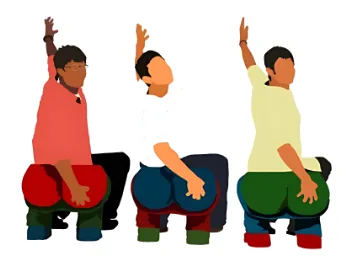
#> input picture src/stickers/photo/all-is-well.webp, 352 x 271 px
$ python -i import_prices.py   (imports and definitions only)
#> lines starting #> are read from the running program, lines starting #| are printed output that depends on the picture; after the words box and inside, x2 and y2 are one past the last pixel; in counts of white or black regions, pixels touching at a corner belong together
#> further down, picture is the input picture: PIL image 352x271 RGBA; mean R, G, B, A 207.3, 193, 184.6, 180.8
"""Copy each sticker's price (and product name) from GLOOD's live VentureAdda listing.

Run from the repo root:  python scripts/import_prices.py

On VentureAdda every GLOOD product already has its price, and the price is the size band:
Rs 20 = Small (1 to 2 in), Rs 30 = Medium (2 to 3 in), Rs 50 = Large (3+ in). This script:
  1. Reads the public GLOOD menu from VentureAdda's Firestore (menu items are world-readable by
     design, it is a price list; no key or login needed).
  2. Downloads each product photo and matches it to a sticker in src/stickers/photo/ by picture,
     one product per sticker, strongest matches first.
  3. Adds any VentureAdda product that has no sticker file here yet (same clean-up as
     process_assets.py: background removed, die-cut border, WebP) as a hand-added sticker.
  4. Writes src/stickers/sizes.json (slug -> band, price, and the VentureAdda product name and id)
     and .logo-work/va-matches.jpg, every pair side by side for checking by eye.

The site uses the VentureAdda product name as each sticker's title, so both shops match.

Needs Pillow and numpy.
"""

import json
import re
import sys
import urllib.request
from concurrent.futures import ThreadPoolExecutor
from pathlib import Path

import numpy as np
from PIL import Image, ImageDraw, ImageFont

sys.path.insert(0, str(Path(__file__).resolve().parent))
from process_assets import optimise  # noqa: E402  (same clean-up as every other photo sticker)

ROOT = Path(__file__).resolve().parent.parent
PHOTO_DIR = ROOT / "src" / "stickers" / "photo"
WORK = ROOT / ".logo-work" / "va-photos"
OUT = ROOT / "src" / "stickers" / "sizes.json"
SHEET = ROOT / ".logo-work" / "va-matches.jpg"

PROJECT = "ventureadda"
GLOOD_VENTURE_ID = "3KHid4o2sqQ4J49cE2dV"
RUN_QUERY = f"https://firestore.googleapis.com/v1/projects/{PROJECT}/databases/(default)/documents:runQuery"
PRICE_TO_BAND = {20: "s", 30: "m", 50: "l"}
MIN_SIMILARITY = 0.80  # below this a pair is reported for a manual look, not trusted
# VentureAdda menu sections -> site filters (for products added from VentureAdda).
CATEGORY_MAP = {"Memes & Gaming": "memes", "F1, Cars & Car Logos": "racing", "F1": "racing", "Music & Artists": "music",
                "Sports": "sports", "Anime": "anime", "TV Shows & Movies": "screen", "Marvel & DC": "heroes"}
N = 40                 # descriptor side in pixels


# [25 lines left out: functions fetch_menu, download, not called in this run]


def descriptor(img: Image.Image) -> np.ndarray:
    """Content on white, cropped to its ink, padded square, shrunk, mean-removed and normalised."""
    rgba = img.convert("RGBA")
    white = Image.new("RGBA", rgba.size, (255, 255, 255, 255))
#> white: PIL image 352x271 RGBA; every value is 255
    white.alpha_composite(rgba)
    rgb = white.convert("RGB")
    a = np.asarray(rgb).astype(np.int16)
    ink = a.min(axis=2) < 235
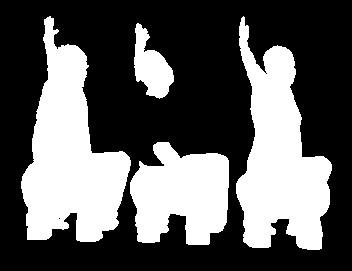
#> ink: shape (271, 352) bool; 36.4% white; 4 white regions, box (x1, y1, x2, y2) and area: (21, 16, 131, 242) 13231, (236, 16, 332, 250) 12366, (130, 142, 229, 245) 7489, (134, 23, 174, 99) 1671
    ys, xs = np.nonzero(ink)
    if len(xs):
        rgb = rgb.crop((xs.min(), ys.min(), xs.max() + 1, ys.max() + 1))
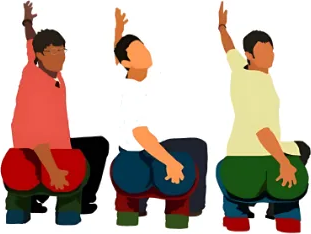
#> rgb: PIL image 311x234 RGB; mean R, G, B 192.5, 173.8, 162.8
    side = max(rgb.size)
#> side = 311
    square = Image.new("RGB", (side, side), (255, 255, 255))
#> square: PIL image 311x311 RGB; every value is 255
    square.paste(rgb, ((side - rgb.width) // 2, (side - rgb.height) // 2))
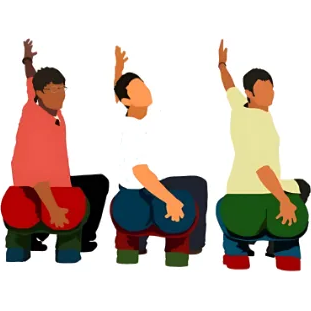
#> square: PIL image 311x311 RGB; mean R, G, B 207.9, 193.9, 185.6
    v = np.asarray(square.resize((N, N), Image.LANCZOS)).astype(np.float32).ravel()
#> v = 4800 values, max 255 at index 0, min 0 at index 1365, mean 195
    v -= v.mean()
#> v = 4800 values, max 60.01 at index 0, min -195 at index 1365, mean 8.14e-06
    return v / (np.linalg.norm(v) + 1e-6)


# [84 lines left out: function main, not called in this run]


# [2 lines not run here, left out]

>>> from PIL import Image
>>> picture = Image.open('../src/stickers/photo/all-is-well.webp')
>>> result = descriptor(picture)
#> result = 4800 values, max 0.00986 at index 0, min -0.032 at index 1365, mean 5.96e-10

$ run again, on src/stickers/photo/checkered-flags.webp
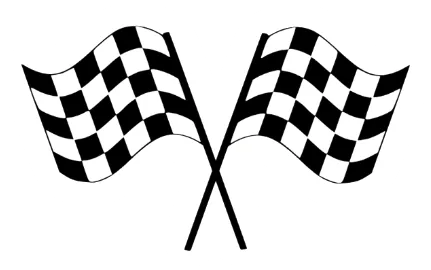
#> input picture src/stickers/photo/checkered-flags.webp, 431 x 270 px
#> picture is the input picture: PIL image 431x270 RGBA; mean R, G, B, A 211.7, 211.7, 211.7, 157.4
#> in descriptor, `ink = a.min(axis=2) < 235`:
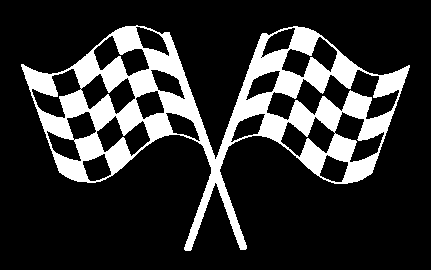
#> ink: shape (270, 431) bool; 19% white; 1 white region, box (x1, y1, x2, y2) and area: (21, 25, 410, 251) 22122
#> in descriptor, `square.paste(rgb, ((side - rgb.width) // 2, (side - rgb.height) // 2))`:
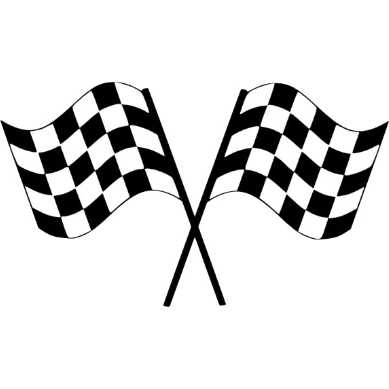
#> square: PIL image 389x389 RGB; mean R, G, B 221.7, 221.7, 221.7
#> in descriptor, `v = np.asarray(square.resize((N, N), Image.LANCZOS)).astype(np.float32..`: v = 4800 values, max 255 at index 0, min 0 at index 1110, mean 221
#> in descriptor, `v -= v.mean()`: v = 4800 values, max 34.03 at index 0, min -221 at index 1110, mean -5.7e-06
#> result = 4800 values, max 0.00702 at index 0, min -0.0456 at index 1110, mean -5.96e-10
